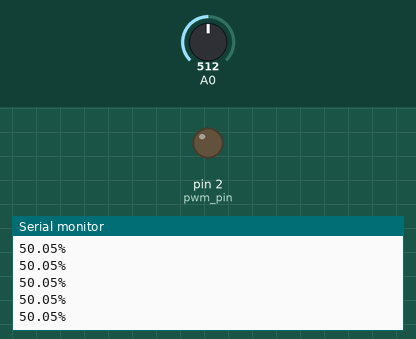
Bench run of a sketch on a simulated Arduino Uno, built with avr-gcc and run on an emulated ATmega328P. Shown: output pins drawn as LEDs (lit = HIGH), the last lines printed to the serial monitor. The test bench sets the inputs (shaded band); at power-on: A0 = 512.

Above: at 1.2 s.
1.3 s: A0 set to 113
At 1.9 s:
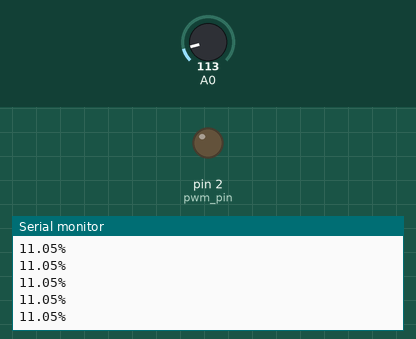
2.8 s: A0 set to 95
At 3.4 s:
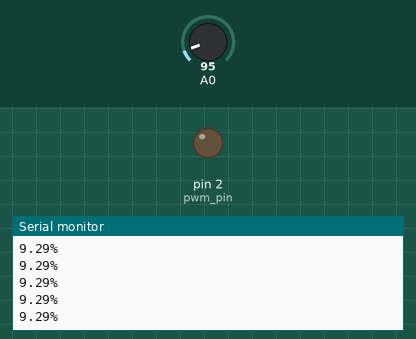
Timing chart, 0 to 5.8 s (numbered marks = the images above; inputs shaded):
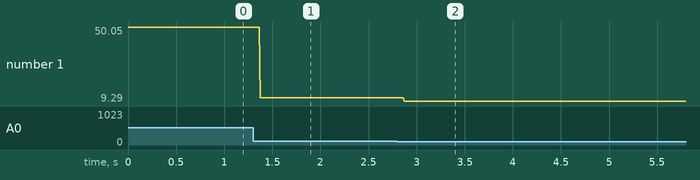

The sketch:

MEEN433_Lab_9.ino
```cpp
#define pwm_pin 2
int pot_signal;
float duty_cycle;

void setup() {
   Serial.begin(9600);
   pinMode(A0,INPUT);
}

void loop() {
   pot_signal = analogRead(A0);
   duty_cycle = pot_signal/1023.0;
   analogWrite(pwm_pin, 0); // switch from duty_cycle*255 to 0/1
   Serial.print(duty_cycle*100);
   Serial.println("%");
}
```

Measured:
- after the input at 1.3 s, the serial monitor: prints a new line after 0.07 s (image 1)
- after the input at 2.8 s, the serial monitor: prints a new line after 0.07 s (image 2)
- plotted number 1: 50.05 → 11.05 after the input at 1.3 s, 11.05 → 9.29 after the input at 2.8 s
